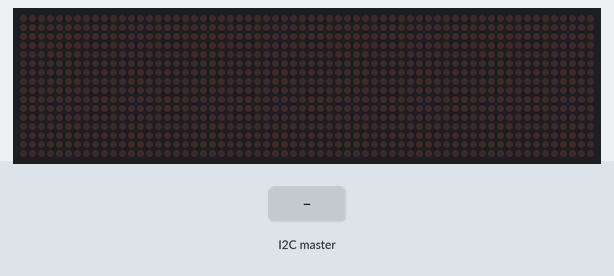
The sketch below on a simulated Arduino Uno, built with avr-gcc and run on an emulated ATmega328P. Parts: 64×16 LED matrix. The test bench sets the inputs (shaded band). What the sketch prints to the serial monitor is not drawn.

Above: at 1.2 s.
1.3 s: the I2C master sends the byte 1
2.8 s: the I2C master sends the byte 90
At 3.1 s:
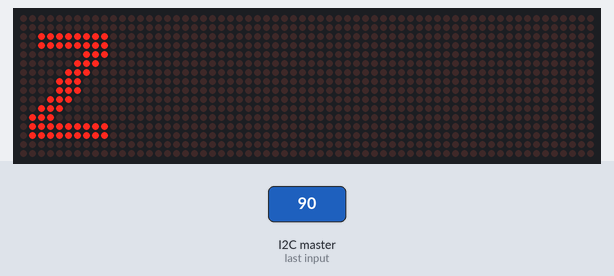
4.3 s: the I2C master sends the byte 0
At 5.4 s:
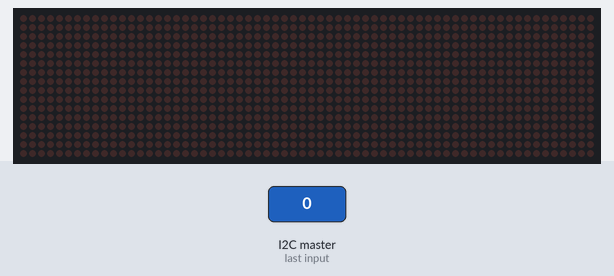
Timing chart, 0 to 7.3 s (numbered marks = the images above; inputs shaded):
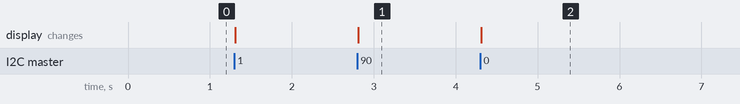

The sketch:

Nano_Wire_LEDMatrix.ino
```cpp
#include <Arial14.h>
#include <Arial16.h>
#include <ArialBold16.h>
#include <Arial_black_16.h>
#include <Arial_Black_16_ISO_8859_1.h>
#include <DMD.h>
#include <SystemFont5x7.h>

#include <TimerOne.h>
#include <Wire.h>

DMD dmd(2, 1);

void ScanDMD() {
  dmd.scanDisplayBySPI();
}

void setup() {
  Serial.begin(9600);           /* start serial for debug */
  Wire.begin(9);                /* join i2c bus with address 8 */
  Wire.onReceive(receiveEvent); /* register receive event */
}

void loop() {
  delay(100);
  //Serial.println("YOKOHAMA");
  //  int buff = dis.length() + 1;
  //  char msg[buff];
  //  dis.toCharArray(msg, buff);
  //  dmd.clearScreen(true);
  //  dmd.selectFont(Arial_Black_16);
  //  dmd.drawString(1, 1, msg, buff, GRAPHICS_NORMAL);
  //  delay(5000);
}
// function that executes whenever data is received from master
void receiveEvent(int howMany) {
  String textInput;
  while (0 < Wire.available()) {
    char c = Wire.read();      /* receive byte as a character */
    textInput += c;
  }
  Timer1.initialize(5000);
  Timer1.attachInterrupt( ScanDMD );
  delay(1000);
  dmd.clearScreen(true);
  int buff = howMany + 1;
  char msg[buff];
  textInput.toCharArray(msg, buff);
  dmd.clearScreen(true);
  dmd.selectFont(ArialBold_16);
//  dmd.drawChar(  1,  1, msg[0], GRAPHICS_NORMAL );
//  dmd.drawChar(  12,  1, msg[1], GRAPHICS_NORMAL );
//  dmd.drawChar(  23,  1, msg[2], GRAPHICS_NORMAL );
//  dmd.drawChar(  34,  1, msg[3], GRAPHICS_NORMAL );
//  dmd.drawChar(  45,  1, msg[4], GRAPHICS_NORMAL );
//  dmd.drawChar(  56,  1, msg[5], GRAPHICS_NORMAL );
//  dmd.drawChar(  1,  1, msg[0], GRAPHICS_NORMAL );
//  dmd.drawChar(  11,  1, msg[1], GRAPHICS_NORMAL );
//  dmd.drawChar(  22,  1, msg[2], GRAPHICS_NORMAL );
//  dmd.drawChar(  33,  1, msg[3], GRAPHICS_NORMAL );
//  dmd.drawChar(  44,  1, msg[4], GRAPHICS_NORMAL );
//  dmd.drawChar(  55,  1, msg[5], GRAPHICS_NORMAL );

//  dmd.drawChar(  65,  1, msg[0], GRAPHICS_NORMAL );
//  dmd.drawChar(  76,  1, msg[1], GRAPHICS_NORMAL );
//  dmd.drawChar(  87,  1, msg[2], GRAPHICS_NORMAL );
//  dmd.drawChar(  98,  1, msg[3], GRAPHICS_NORMAL );
//  dmd.drawChar(  109,  1, msg[4], GRAPHICS_NORMAL );
//  dmd.drawChar(  110,  1, msg[5], GRAPHICS_NORMAL );
//  dmd.drawChar( 17,  1, '4', GRAPHICS_NORMAL );
//  dmd.drawChar( 25,  1, '5', GRAPHICS_NORMAL );
  //  dmd.selectFont(Arial_Black_16);
  dmd.drawString(1, 1, msg, buff, GRAPHICS_NORMAL);
  Serial.println(textInput);
  Serial.println(buff);
  //textInput = String();
}

// function that executes whenever data is requested from master
//void requestEvent() {
//  Wire.write("Hello NodeMCU");  /*send string on request */
//}

//void display() {
//  Serial.println("Display: " + textInput);
//  int buff = textInput.length() + 1;
//  char msg[buff];
//  textInput.toCharArray(msg, buff);
//  dmd.clearScreen(true);
//  dmd.selectFont(Arial_Black_16);
//  dmd.drawString(1, 1, msg, buff, GRAPHICS_NORMAL);
//  delay(5000);
//}
```

Measured:
- after the input at 2.8 s, the display: changes at once (image 1)
- after the input at 4.3 s, the display: changes at once (image 2)
